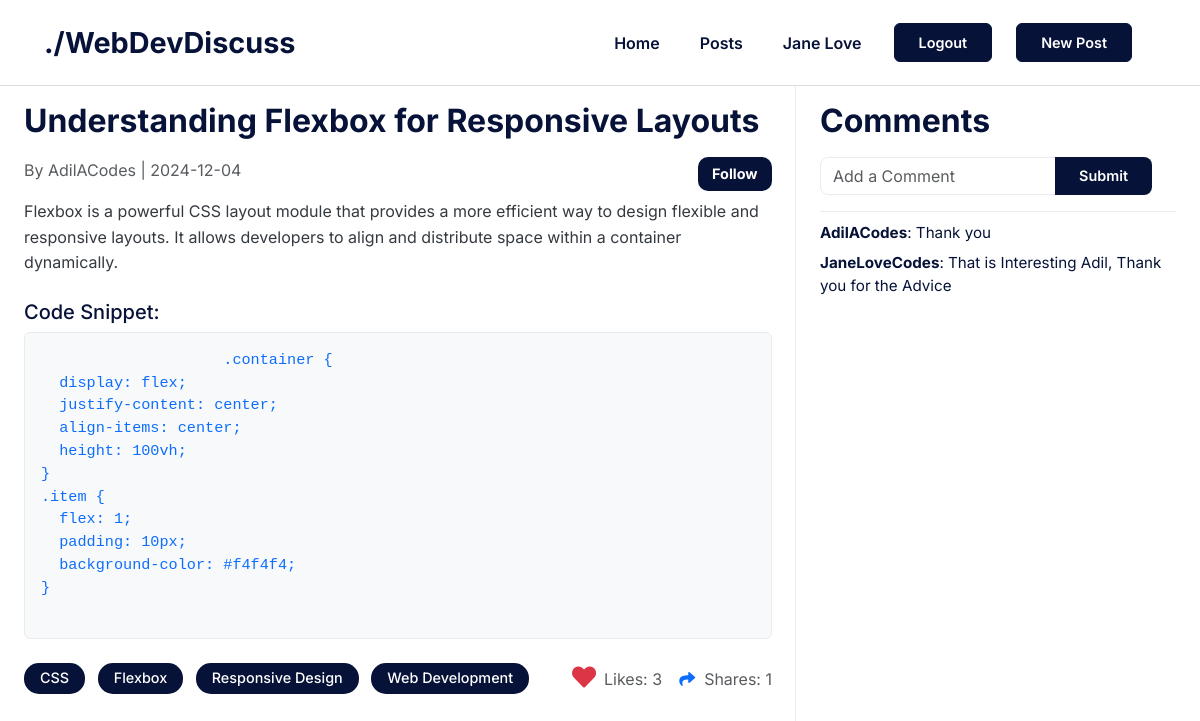
/main/1 (signed in), run on the app's committed database.
### app/models.py (models this page shows, shortened)
class User(db.Model, UserMixin):
    id = db.Column(db.Integer, primary_key=True)
    firstname = db.Column(db.String(50), nullable=False)
    lastname = db.Column(db.String(50), nullable=False)
    email = db.Column(db.String(120), unique=True, nullable=False)
    username = db.Column(db.String(80), unique=True, nullable=False)
    password_hash = db.Column(db.String(128), nullable=False)
    created_at = db.Column(db.DateTime, default=datetime.utcnow)
    comments = db.relationship('Comment', backref='author', lazy='dynamic')
    liked_posts = db.relationship(
        'Post', secondary=likes, backref=db.backref('liked_by', lazy='dynamic'), lazy='dynamic'
    )
    followed = db.relationship(
        'User', secondary=friends,
        primaryjoin=(friends.c.follower_id == id),
        secondaryjoin=(friends.c.followed_id == id),
        backref=db.backref('followers', lazy='dynamic'),
        lazy='dynamic'
    )
    def is_following(self, user):
        return self.followed.filter(friends.c.followed_id == user.id).count() > 0

class Post(db.Model):
    id = db.Column(db.Integer, primary_key=True)
    title = db.Column(db.String(200), nullable=False)
    body = db.Column(db.Text, nullable=False)
    slug = db.Column(db.String(200), unique=True, nullable=False)
    code_snippet = db.Column(db.Text, nullable=True)
    likes = db.Column(db.Integer, default=0)
    shares = db.Column(db.Integer, default=0)
    comments_count = db.Column(db.Integer, default=0)
    tags = db.Column(db.String(200), nullable=True)
    created_at = db.Column(db.DateTime, default=datetime.utcnow)
    user_id = db.Column(db.Integer, db.ForeignKey('user.id'), nullable=False)
    comments = db.relationship('Comment', backref='post', lazy='dynamic', cascade="all, delete-orphan")
    user = db.relationship('User', backref='posts')

class Comment(db.Model):
    id = db.Column(db.Integer, primary_key=True)
    body = db.Column(db.Text, nullable=False)
    created_at = db.Column(db.DateTime, default=datetime.utcnow)
    post_id = db.Column(db.Integer, db.ForeignKey('post.id'), nullable=False)
    user_id = db.Column(db.Integer, db.ForeignKey('user.id'), nullable=False)

### app/views.py (the view)
@app.route('/main/<int:id>', methods=['GET'])
@protected_route
def view_post(id):
    post = Post.query.get_or_404(id)
    user = current_user
    post.liked = user in post.liked_by.all()
    return render_template('view_post.html', post=post)

### app/__init__.py (called while the page is built)
@login_manager.user_loader
def load_user(user_id):
    return User.query.get(int(user_id))

### app/views.py (called while the page is built)
def protected_route(func):
    @wraps(func)
    def wrapper(*args, **kwargs):
        if not current_user.is_authenticated:
            flash('You need to log in to access this page.', 'warning')
            return redirect(url_for('login'))
        return func(*args, **kwargs)
    return wrapper

### app/templates/view_post.html (shortened to what this page needs)
{% extends "base.html" %}
{% block content %}
<div class="container-fluid view-post-container-fluid px-4">
    <div class="row view-post-row position-relative">
        <div class="col-md-8 view-post-col-md-8 position-relative pe-4">
            <div class="mt-3 mb-3">
                <h1 class="mb-3 view-post-title">{{ post.title }}</h1>
                <div class="d-flex justify-content-between align-items-center">
                    <p class="text-muted">By {{ post.user.username }} | {{ post.created_at.strftime('%Y-%m-%d') }} </p>
                    <button
                        class=" follow-btn-submit mb-2"
                        data-user-id="{{ post.user.id }}"
                    >
                        {{ 'Unfollow' if current_user.is_following(post.user) else 'Follow' }}
                    </button>
                </div>
                <p class="mb-4 view-post-text">{{ post.body }}</p>
                {% if post.code_snippet %}
                <h5 class="mt-4">Code Snippet:</h5>
                <pre class="p-3 rounded view-post-code-snippet">
                    <code class="text-primary">{{ post.code_snippet }}</code>
                </pre>
                {% endif %}
                <div class="mt-4 d-flex justify-content-between align-items-center">
                    <div>
                        {% for tag in post.tags.split(",") %}
                        <span class="badge tag view-post-tag me-2 px-3 py-2">{{ tag.strip() }}</span>
                        {% endfor %}
                    </div>
                    <div class="d-flex align-items-center">
                        <div class="d-flex align-items-center me-3">
                            <button
                                id="like-button-{{ post.id }}"
                                class="btn btn-link p-0 like-button"
                                data-post-id="{{ post.id }}"
                                data-liked="{{ 'true' if post.liked else 'false' }}">
                                <i
                                    class="fa-heart like-icon {{ 'fas text-danger' if post.liked else 'far' }}"
                                    id="like-icon-{{ post.id }}">
                                </i>
                            </button>
                            <p class="text-muted mb-0 ms-2">
                                Likes: <span id="like-count-{{ post.id }}">{{ post.likes }}</span>
                            </p>
                        </div>
                        <div class="d-flex align-items-center">
                            <button
                                id="share-button-{{ post.id }}"
                                class="btn btn-link p-0 share-button"
                                data-post-id="{{ post.id }}"
                                data-shared="{{ 'true' if post.shared else 'false' }}">
                                <i
                                    class="fas fa-share"
                                    id="share-icon-{{ post.id }}">
                                </i>
                            </button>
                            <p class="text-muted mb-0 ms-2">
                                Shares: <span id="share-count-{{ post.id }}">{{ post.shares }}</span>
                            </p>
                        </div>
                    </div>
                </div>
            </div>
        </div>
        <div class="col-md-4 view-post-col-md-4 ps-4 mt-3">
            <h1 class="mb-3 view-post-title">Comments</h1>
            <div class="view-post-search-bar mb-3" data-post-id="{{ post.id }}">
                <div class="input-group">
                    <input type="text" class="form-control" placeholder="Add a Comment" aria-label="Add Comments">
                    <button class="btn btn-primary subm-btn">Submit</button>
                </div>
            </div>
            <div class="view-post-comments-section">
                {% for comment in post.comments|reverse %}
                <p class="mb-2"><strong>{{ comment.author.username }}</strong>: {{ comment.body }}</p>
                {% else %}
                <p class="text-muted">No comments yet. Be the first to comment!</p>
                {% endfor %}
            </div>
        </div>
    </div>
</div>
{% endblock %}
{% block styles %}
<link rel="stylesheet" href="{{ url_for('static', filename='css/view_post.css') }}">
<link rel="stylesheet" href="https://cdnjs.cloudflare.com/ajax/libs/font-awesome/5.15.4/css/all.min.css">
{% endblock %}

### app/templates/base.html (shortened to what this page needs)
<!DOCTYPE html>
<html lang="en">
<head>
    <link href="https://cdn.jsdelivr.net/npm/bootstrap@5.3.0-alpha3/dist/css/bootstrap.min.css" rel="stylesheet">
    <link rel="stylesheet" href="{{ url_for('static', filename='css/base.css') }}">
    {% block styles %}{% endblock %}
</head>
<body>
    <nav class="navbar navbar-expand-lg">
        <div class="container-fluid">
            <a class="navbar-brand" href="#">./WebDevDiscuss</a>
            <div class="collapse navbar-collapse" id="navbarNav">
                <ul class="navbar-nav ms-auto align-items-center">
                    <li class="nav-item">
                        <a class="nav-link" href="/main">Home</a>
                    </li>
                    <li class="nav-item">
                        <a class="nav-link" href="/user_post">Posts</a>
                    </li>
                    {% if current_user.is_authenticated %}
                    <li class="nav-item">
                        <a class="nav-link" href="/account"> {{ current_user.firstname }} {{ current_user.lastname }}</a>
                    </li>
                    <li class="nav-item">
                        <button id="logout-btn" class="btn btn-primary" onclick="logoutUser()">Logout</button>
                    </li>
                    {% else %}
                    <li class="nav-item">
                        <a class="btn btn-primary" href="/signup">Login</a>
                    </li>
                    {% endif %}
                    <li class="nav-item">
                        <a class="btn btn-primary" href="/addpost">New Post</a>
                    </li>
                </ul>
            </div>
        </div>
    </nav>
    <div >
        {% block content %}
        {% endblock %}
    </div>
</body>
</html>

### app/static/css/base.css (style rules this page uses)
body { font-family: 'Inter', sans-serif; color: #061237; overflow: hidden; }
* { scrollbar-width: none; -ms-overflow-style: none; }
.navbar { background-color: #ffffff; padding: 1rem 2rem; width: 100%; border-bottom: 1px solid #ddd; }
.navbar-brand { font-family: "Inter", Courier, monospace; font-size: 1.8rem; font-weight: bold; color: #061237 !important; }
.nav-link { font-size: 1rem; font-weight: 600; margin-right: 1.5rem; color: #061237 !important; transition: color 0.3s ease-in-out, transform 0.3s ease-in-out; }
.btn-primary { background-color: #061237; border-color: #061237; font-size: 0.9rem; padding: 0.5rem 1.5rem; color: #ffffff; font-weight: 600; transition: background-color 0.3s ease-in-out, transform 0.3s ease-in-out; margin-right: 1.5rem; }

### app/static/css/view_post.css (style rules this page uses)
.view-post-code-snippet { background-color: #f8f9fa; border: 1px solid #e9ecef; color: #061237; font-size: 0.95rem; font-family: monospace; border-radius: 4px; padding: 1rem; }
.view-post-tag { background-color: #061237; color: #ffffff; border-radius: 15px; font-size: 0.9rem; padding: 0.4rem 0.8rem; font-weight: 500; }
.view-post-comments-section { border-top: 1px solid #e9ecef; padding-top: 10px; margin-top: 10px; font-size: 0.95rem; }
.view-post-search-bar .input-group input { border-radius: 0.5rem 0 0 0.5rem; border: 1px solid #e9ecef; }
.view-post-search-bar .input-group button { border-radius: 0 0.5rem 0.5rem 0; background-color: #061237; color: #ffffff; border: none; }
.view-post-container-fluid { height: 90vh; }
.view-post-row { height: 100%; display: flex; overflow: hidden; }
.view-post-col-md-8, .view-post-col-md-4 { position: relative; overflow-y: auto; height: 100%; }
.view-post-col-md-4 { padding-left: 2rem; }
.view-post-title { font-size: 2rem; font-weight: bold; color: #061237; }
.view-post-text { line-height: 1.6; color: #343a40; }
.like-button { background: none; border: none; cursor: pointer; }
.like-icon { font-size: 1.5rem; transition: color 0.3s ease; }
.like-icon.text-danger { color: #dc3545; }
.follow-btn-submit { padding: 0.4rem 0.9rem; font-size: 0.9rem; font-weight: bold; color: #ffffff; background-color: #061237; border: none; border-radius: 10px; cursor: pointer; transition: background-color 0.3s ease; }

### data on the page
User: firstname "Jane", lastname "Love"
Post: title "Understanding Flexbox for Responsive Layouts", created_at "2024-12-04", body "Flexbox is a powerful CSS layout module that provides a more efficient way to design flexible and responsive layouts. It allows developers to align and distribute space within a container dynamically.", code_snippet ".container { display: flex; justify-content: center; align-items: center; height: 100vh; } .item { flex: 1; padding: 10px; background-color: #f4f4f4; }", likes "3", shares "1"
User: user.username "AdilACodes"
Comment: author.username "AdilACodes", body "Thank you"
Comment: author.username "JaneLoveCodes", body "That is Interesting Adil, Thank you for the Advice"

### other printed values
{{ 'Unfollow' if current_user.is_following(post.user) else 'Follow' }} "Follow"
{{ tag.strip() }} "CSS" "Flexbox" "Responsive Design" "Web Development"
